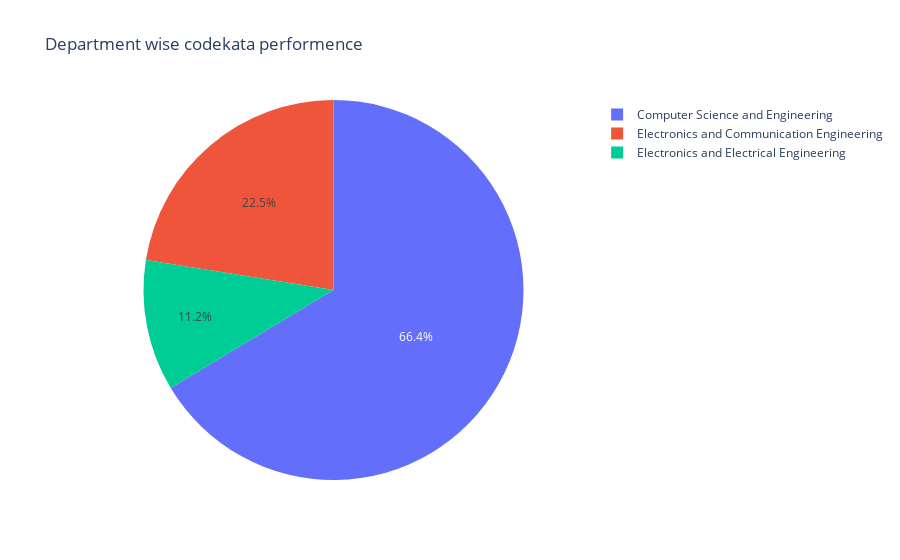

Notebook source saved alongside this figure:
### Code cell
fig=px.pie(final,values=final["CodeKata Score"], names=final["Department"], title='Department wise codekata performence')
fig.show()

### Figure 1 — Plotly figure (JSON) as saved in the notebook; plotly's stock layout.template omitted (floating-point values rounded to 4 significant figures)
{"data": [{"domain": {"x": [0, 1], "y": [0, 1]}, "hovertemplate": "Department=%{label}<br>CodeKata Score=%{value}<extra></extra>", "labels": ["Computer Science and Engineering", "Computer Science and Engineering", "Computer Science and Engineering", "Computer Science and Engineering", "Computer Science and Engineering", "Computer Science and Engineering", "Electronics and Communication Engineering", "Computer Science and Engineering", "Electronics and Communication Engineering", "Computer Science and Engineering", "Electronics and Communication Engineering", "Computer Science and Engineering", "Computer Science and Engineering", "Computer Science and Engineering", "Electronics and Communication Engineering", "Computer Science and Engineering", "Computer Science and Engineering", "Electronics and Communication Engineering", "Electronics and Communication Engineering", "Computer Science and Engineering", "Computer Science and Engineering", "Electronics and Communication Engineering", "Computer Science and Engineering", "Computer Science and Engineering", "Computer Science and Engineering", "Electronics and Communication Engineering", "Computer Science and Engineering", "Electronics and Communication Engineering", "Computer Science and Engineering", "Computer Science and Engineering", "Computer Science and Engineering", "Computer Science and Engineering", "Electronics and Communication Engineering", "Computer Science and Engineering", "Computer Science and Engineering", "Electronics and Communication Engineering", "Computer Science and Engineering", "Computer Science and Engineering", "Computer Science and Engineering", "Electronics and Communication Engineering", "Computer Science and Engineering", "Computer Science and Engineering", "Electronics and Communication Engineering", "Electronics and Communication Engineering", "Computer Science and Engineering", "Computer Science and Engineering", "Electronics and Communication Engineering", "Electronics and Communication Engineering", "Computer Science and Engineering", "Electronics and Communication Engineering", "Electronics and Communication Engineering", "Electronics and Communication Engineering", "Electronics and Communication Engineering", "Electronics and Communication Engineering", "Electronics and Communication Engineering", "Electronics and Communication Engineering", "Computer Science and Engineering", "Electronics and Communication Engineering", "Electronics and Communication Engineering", "Computer Science and Engineering", "Electronics and Communication Engineering", "Computer Science and Engineering", "Computer Science and Engineering", "Electronics and Communication Engineering", "Electronics and Electrical Engineering", "Computer Science and Engineering", "Computer Science and Engineering", "Electronics and Communication Engineering", "Electronics and Communication Engineering", "Computer Science and Engineering", "Electronics and Communication Engineering", "Electronics and Electrical Engineering", "Electronics and Electrical Engineering", "Electronics and Communication Engineering", "Electronics and Electrical Engineering", "Electronics and Electrical Engineering", "Computer Science and Engineering", "Electronics and Electrical Engineering", "Electronics and Electrical Engineering", "Electronics and Electrical Engineering", "Electronics and Electrical Engineering", "Electronics and Electrical Engineering", "Electronics and Electrical Engineering", "Electronics and Electrical Engineering", "Electronics and Electrical Engineering", "Computer Science and Engineering", "Computer Science and Engineering", "Electronics and Communication Engineering", "Electronics and Electrical Engineering", "Computer Science and Engineering", "Computer Science and Engineering", "Electronics and Communication Engineering", "Electronics and Electrical Engineering", "Electronics and Electrical Engineering", "Computer Science and Engineering", "Computer Science and Engineering", "Electronics and Electrical Engineering", "Computer Science and Engineering", "Electronics and Communication Engineering", "Computer Science and Engineering", "Electronics and Communication Engineering", "Computer Science and Engineering", "Computer Science and Engineering", "Computer Science and Engineering", "Computer Science and Engineering", "Computer Science and Engineering", "Computer Science and Engineering", "Computer Science and Engineering", "Electronics and Communication Engineering", "Computer Science and Engineering", "Computer Science and Engineering", "Computer Science and Engineering", "Computer Science and Engineering", "Electronics and Communication Engineering", "Computer Science and Engineering", "Electronics and Communication Engineering", "Electronics and Communication Engineering", "Computer Science and Engineering", "Computer Science and Engineering"], "legendgroup": "", "name": "", "showlegend": true, "type": "pie", "values": [24500, 21740, 19680, 10610, 8980, 8200, 7880, 7020, 5860, 5500, 5400, 5380, 5280, 5120, 4800, 4600, 4510, 4370, 4320, 4090, 3915, 3665, 3460, 3280, 3200, 3200, 3110, 3000, 2570, 2410, 2360, 2260, 2240, 2160, 1910, 1910, 1900, 1880, 1880, 1740, 1680, 1580, 1580, 1440, 1350, 1320, 1240, 1130, 1100, 1020, 980, 950, 850, 800, 770, 760, 720, 690, 580, 490, 410, 380, 300, 270, 260, 200, 180, 170, 160, 120, 120, 120, 120, 100, 100, 60, 40, 40, 40, 0, 0, 0, 0, 0, 19400, 14490, 10790, 10040, 9150, 8970, 8950, 8650, 8320, 8160, 8090, 8050, 8030, 7940, 7730, 7640, 7630, 7550, 6800, 6640, 6290, 6090, 5740, 5200, 5050, 4820, 4440, 4170, 4020, 3220, 2380, 1890, 1720, 0, 0]}], "layout": {"legend": {"tracegroupgap": 0}, "title": {"text": "Department wise codekata performence"}}}
